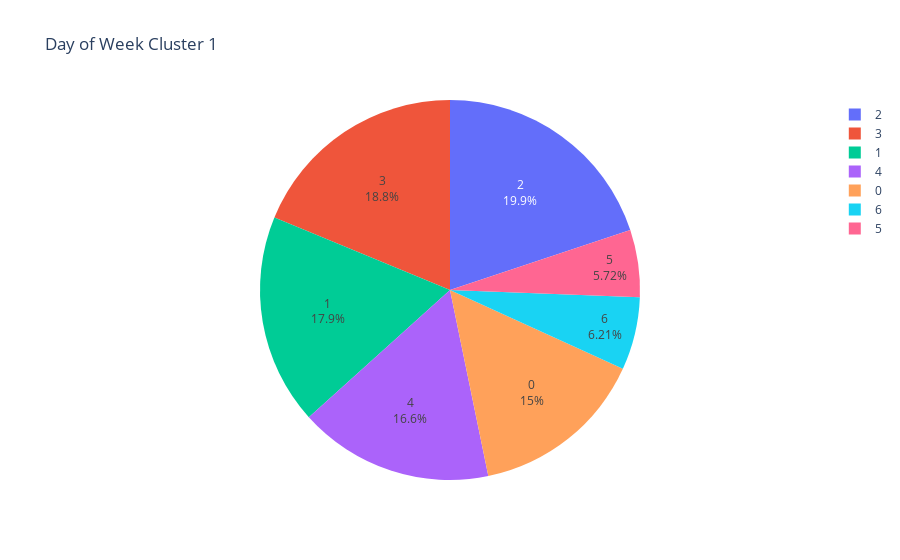

Notebook code cell kept with this figure:
### Code cell
fig = px.pie(data_frame=cluster1_df, values = 'Counter', names = 'Day_of_Week', title = 'Day of Week Cluster 1')
fig.update_traces(textposition='inside', textinfo='percent+label')
fig.show()

### Figure 1 — Plotly figure (JSON) as saved in the notebook; plotly's stock layout.template omitted (floating-point values rounded to 4 significant figures; data arrays with more than 128 entries replaced by an {"elided": "..."} marker saying what was removed)
{"data": [{"domain": {"x": [0, 1], "y": [0, 1]}, "hoverlabel": {"namelength": 0}, "hovertemplate": "Day_of_Week=%{label}<br>Counter=%{value}", "labels": {"elided": "2675 int values"}, "legendgroup": "", "name": "", "showlegend": true, "textinfo": "percent+label", "textposition": "inside", "type": "pie", "values": {"elided": "2675 int values"}}], "layout": {"legend": {"tracegroupgap": 0}, "title": {"text": "Day of Week Cluster 1"}}}
